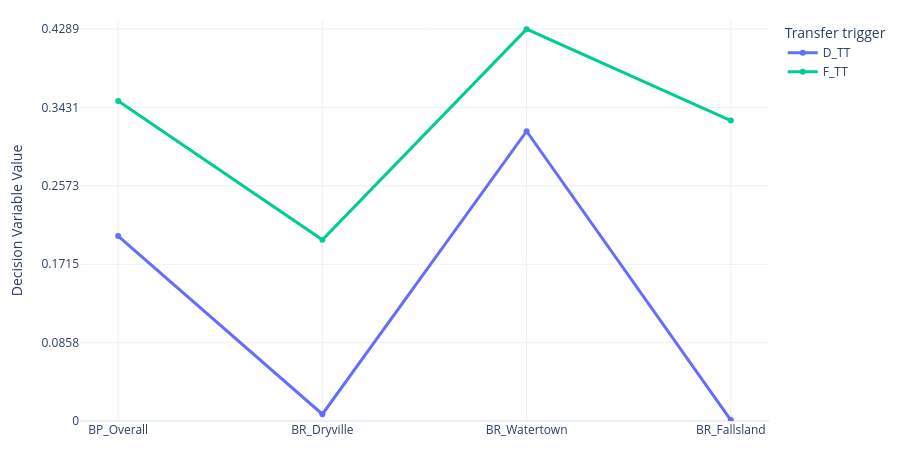

Notebook code for this chart:
### Code cell
import pandas as pd
import plotly.graph_objects as go

# === CONFIGURATION ===
csv_path = r"C:\Users\Moham073\OneDrive - Universiteit Utrecht\PhD_Project\1st_Year\Work for while I'm in Japan\Trindade_reference_set_dvs.csv"
output_path = r"C:\Users\Moham073\OneDrive - Universiteit Utrecht\PhD_Project\1st_Year\Work for while I'm in Japan\decision_plot_TT.png"

selected_solution_ids = ['BP_Overall', 'BR_Dryville', 'BR_Watertown', 'BR_Fallsland']  
column_indices = [3,4]
colors = ['#636EFA', '#00CC96']  

# === LOAD AND FILTER DATA ===
df = pd.read_csv(csv_path)
df_filtered = df[df['idx'].isin(selected_solution_ids)].copy()
df_filtered.set_index('idx', inplace=True)
df_filtered = df_filtered.loc[selected_solution_ids]

# === PLOT WITH PLOTLY ===
def plot_decision_variables_plotly(df, column_indices, colors, save_path):
    if len(column_indices) != len(colors):
        raise ValueError("Number of colors must match number of selected columns.")
    
    fig = go.Figure()
    all_y_values = []

    for col_idx, color in zip(column_indices, colors):
        col_name = df.columns[col_idx]
        y_values = pd.to_numeric(df.iloc[:, col_idx], errors='coerce')  # force numeric
        all_y_values.extend(y_values.tolist())

        fig.add_trace(go.Scatter(
            x=df.index.astype(str),
            y=y_values,
            mode='lines+markers',
            name=col_name,
            line=dict(color=color, width=3)
        ))

    y_max = max(all_y_values)

    fig.update_layout(
        yaxis=dict(
            range=[0, y_max+0.01],
            tickmode='linear',
            tick0=0,
            dtick=round(y_max / 5, 5) if y_max > 0 else 0.01,
        ),
        yaxis_title="Decision Variable Value",
        template="plotly_white",
        width=900,
        height=450,
        legend_title="Transfer trigger",
        margin=dict(t=20, b=20)
    )

    # === Save the plot as a static image (requires kaleido) ===
    fig.write_image(save_path, scale=2)

    # Optional: show interactive version
    fig.show()

# === RUN ===
plot_decision_variables_plotly(df_filtered, column_indices, colors, output_path)

### Figure 1 — Plotly figure (JSON) as saved in the notebook; plotly's stock layout.template omitted (floating-point values rounded to 4 significant figures)
{"data": [{"line": {"color": "#636EFA", "width": 3}, "mode": "lines+markers", "name": "D_TT", "type": "scatter", "x": ["BP_Overall", "BR_Dryville", "BR_Watertown", "BR_Fallsland"], "y": [0.2023, 0.00748, 0.3171, 0.001]}, {"line": {"color": "#00CC96", "width": 3}, "mode": "lines+markers", "name": "F_TT", "type": "scatter", "x": ["BP_Overall", "BR_Dryville", "BR_Watertown", "BR_Fallsland"], "y": [0.3501, 0.1982, 0.4289, 0.3288]}], "layout": {"height": 450, "legend": {"title": {"text": "Transfer trigger"}}, "margin": {"b": 20, "t": 20}, "width": 900, "yaxis": {"dtick": 0.08577, "range": [0, 0.4389], "tick0": 0, "tickmode": "linear", "title": {"text": "Decision Variable Value"}}}}
